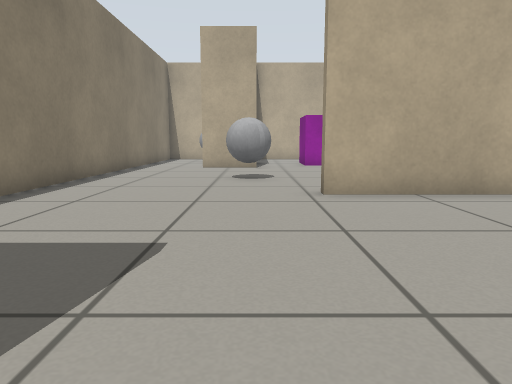
[1] (above)

19 first-person views from a walk through a world built for the Gazebo simulator. The camera is 0.5 m above the floor, tilts 8° down and sees 70° across. The floor is counted in squares, 0.5 m on a side. Each view is taken from the middle of a square. On the plan, view 1 faces up. The plan holds only what a view shows up to about 13 squares ahead; the rest is blank.

[2]
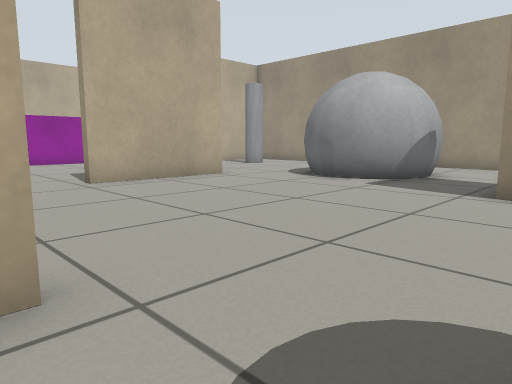

[3]
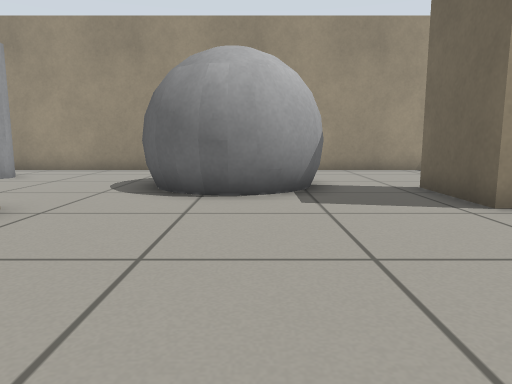

[4]
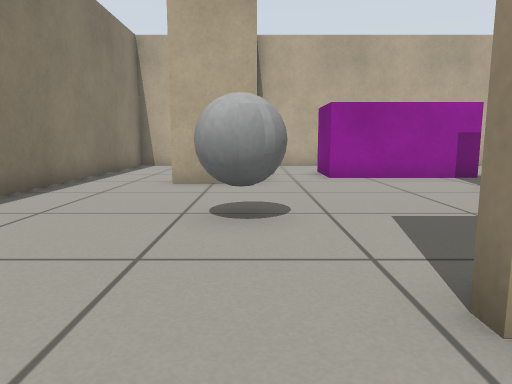

[5]
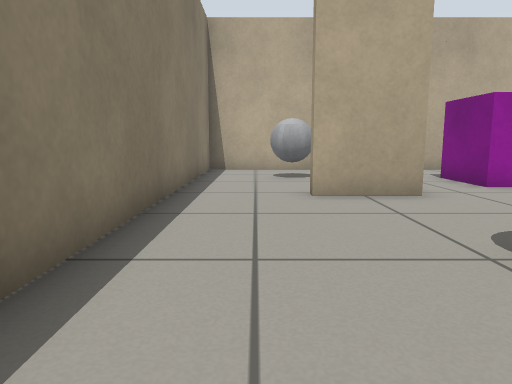

[6]
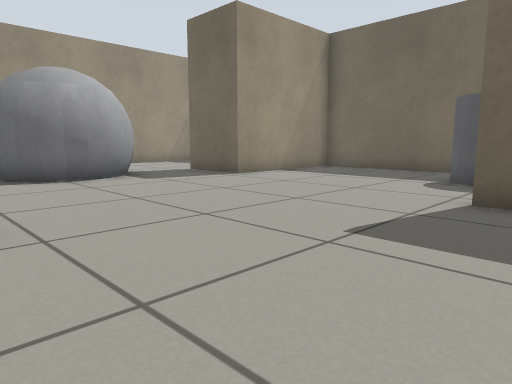

[7]
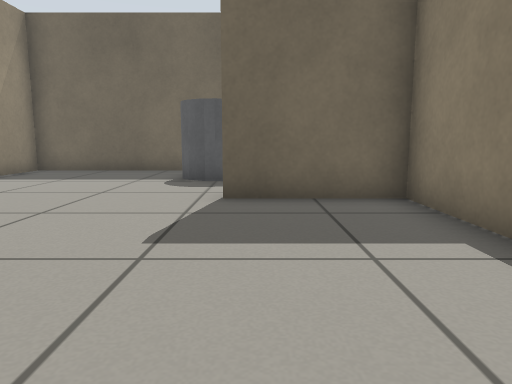

[8]
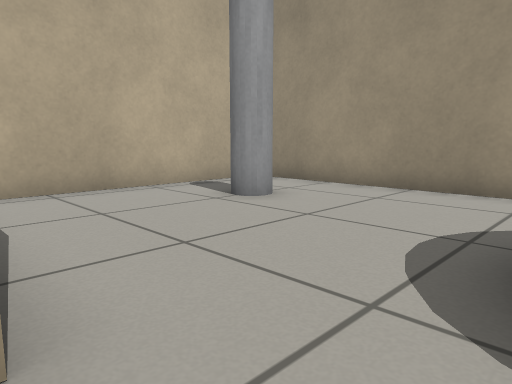

[9]
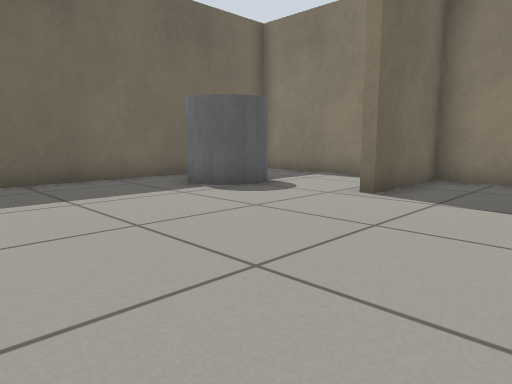

[10]
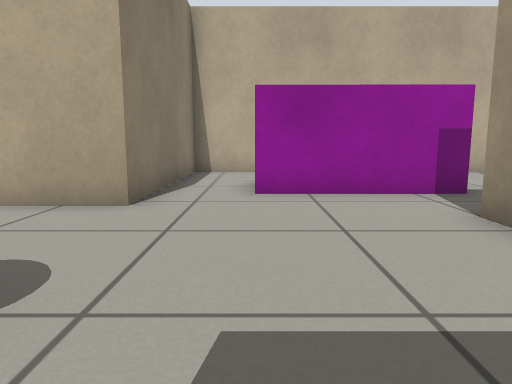

[11]
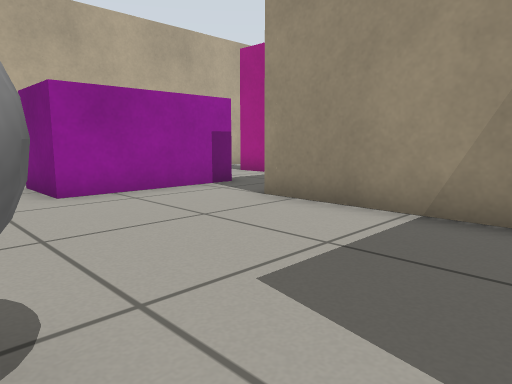

[12]
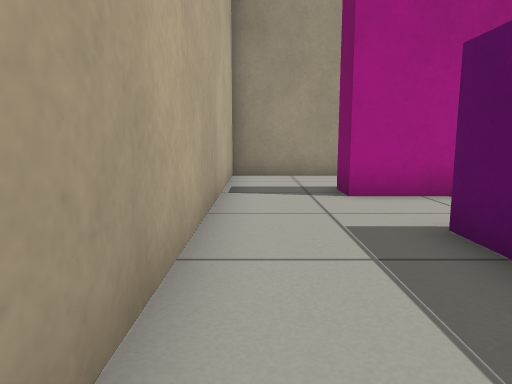

[13]
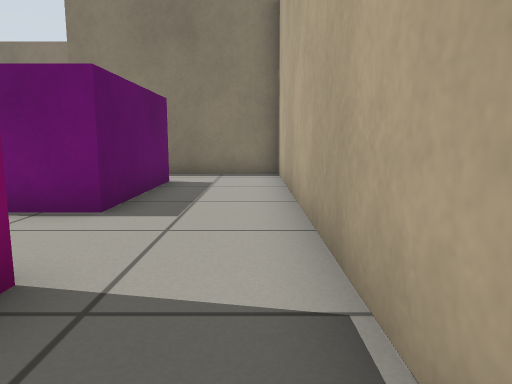

[14]
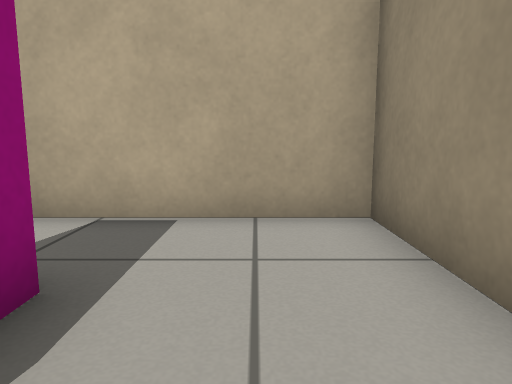

[15]
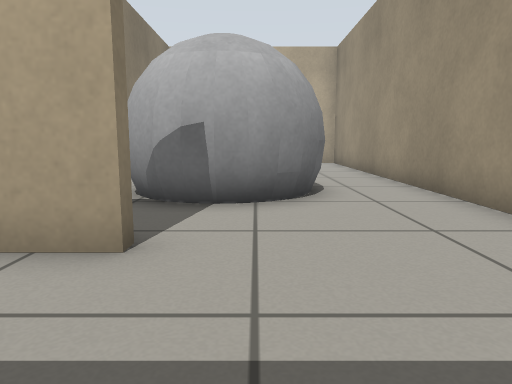

[16]
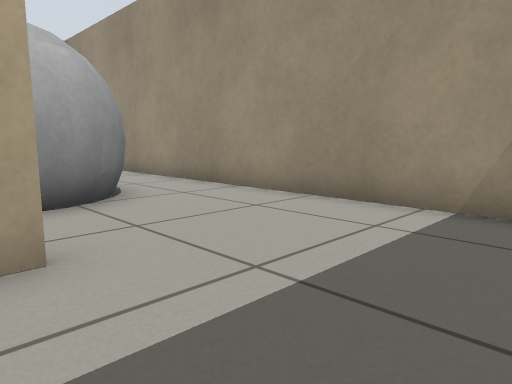

[17]
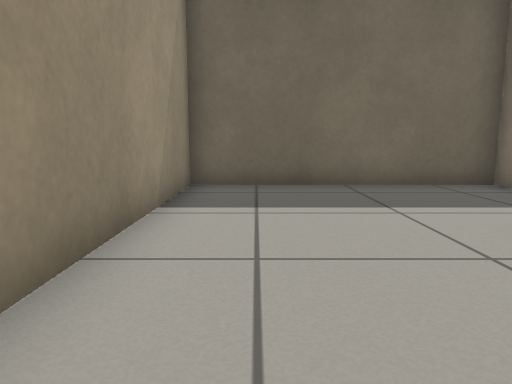

[18]
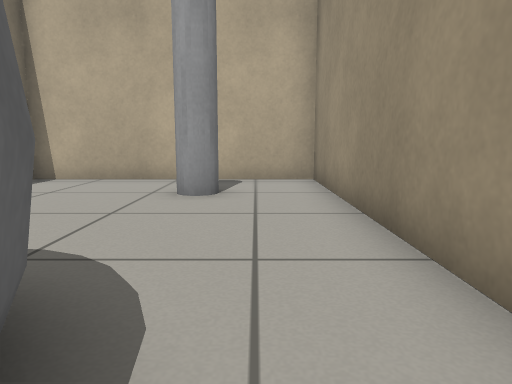

[19]
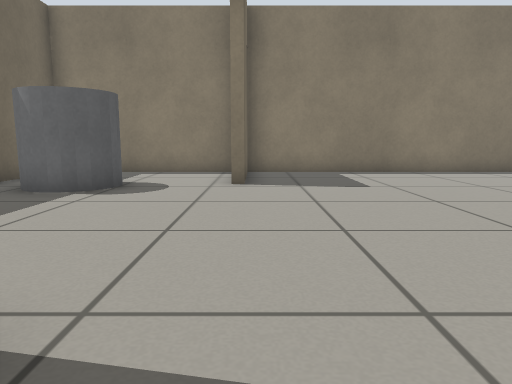

### Floor plan
Key: @ floor where view 1 was taken; # wall or solid block; . floor; B grey ball; P grey pole; M magenta box; C grey cylinder.
Columns run from 5 left of view 1 to 13 right of it. Each row starts with its distance up from view 1.
 20 ###################
 19 #....#............#
 18 #....#............#
 17 #..B #.MMMMM..M...#
 16 #... #.M   M..M...
 15 #... #.MMMMM. M .
 14 #...##......
 13 #..........########
 12 #.........##......#
 11 #.........#.......#
 10 #...BB....#....P..#
  9 #....B....#.......#
  8 #.........#.......#
  7 #......####.......#
  6 #.................#
  5 #...........BB  ..#
  4 #...........BB B..#
  3 #...........BBBB..#
  2 #...........BBBB..#
  1 ####..............#
  0 #....@............#
 -1 #..........##.....#
 -2 #...C......#......#
 -3 #..C C.....#......#
 -4 #.  C......#......#
 -5 ###################

Where each view was taken, in squares from view 1:
view 1: 0 up, 0 right, facing up
view 2: 2 down, 2 left, facing up-right
view 3: 3 up, 0 right, facing right
view 4: 5 up, 0 right, facing up
view 5: 7 up, 3 left, facing up
view 6: 7 up, 3 left, facing down-right
view 7: 7 up, 2 left, facing down
view 8: 5 up, 5 right, facing up-right
view 9: 4 up, 5 right, facing down-left
view 10: 8 up, 2 right, facing up
view 11: 8 up, 0 right, facing up-right
view 12: 19 up, 2 right, facing right
view 13: 19 up, 11 right, facing left
view 14: 15 up, 11 right, facing up
view 15: 4 down, 9 right, facing up
view 16: 4 down, 7 right, facing up-right
view 17: 3 up, 11 right, facing down
view 18: 3 up, 11 right, facing up
view 19: 1 up, 7 right, facing left
